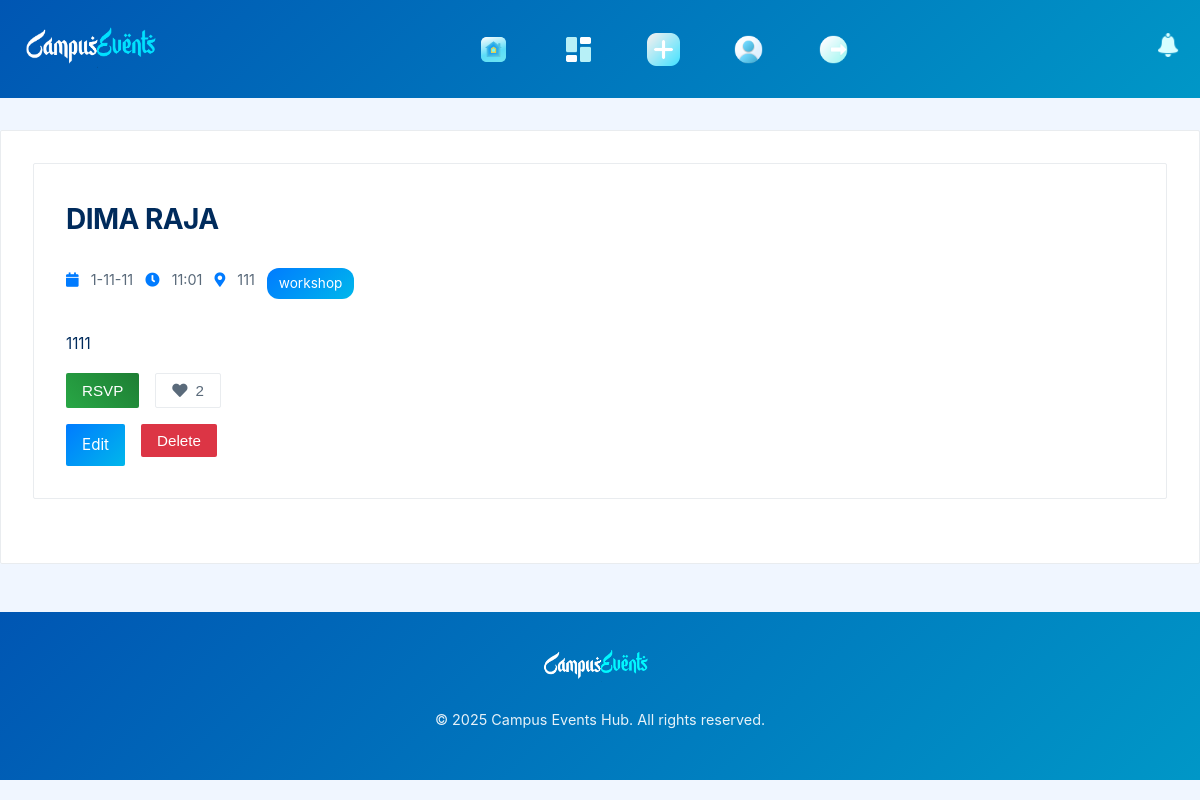
The app's page /events/1 (signed in) with its own data.
### models.py (models this page shows)
class Event(db.Model):
    __tablename__ = 'event'
    id = db.Column(db.Integer, primary_key=True)
    title = db.Column(db.String(100), nullable=False)
    description = db.Column(db.Text, nullable=False)
    date = db.Column(db.Date, nullable=False)
    time = db.Column(db.Time, nullable=False)
    location = db.Column(db.String(100), nullable=False)
    category = db.Column(db.String(50), nullable=False)
    status = db.Column(db.Enum(EventStatus), default=EventStatus.PENDING)
    user_id = db.Column(db.Integer, db.ForeignKey('user.id'), nullable=False)
    likes = db.relationship('Like', backref='event', lazy=True, cascade='all, delete-orphan')
    rsvps = db.relationship('RSVP', backref='event', lazy=True, cascade='all, delete-orphan')
    notifications = db.relationship('Notification', backref='event', lazy=True, cascade='all, delete-orphan')

### app.py (the view)
@app.route('/events/<int:event_id>')
@login_required
def get_event_page(event_id):
    event = Event.query.get_or_404(event_id)
    role= 'admin' if current_user.role == UserRole.ADMIN else 'user'
    return render_template('event.html', event=event,role=role)

### app.py (called while the page is built)
@login_manager.user_loader
def load_user(user_id):
    return User.query.get(int(user_id))

### templates/event.html (shortened to what this page needs)
{% if role == 'admin' %}
    {% extends "admin_base.html" %}
{% else %}
    {% extends "base.html" %}
{% endif %}
{% block css %}
<link rel="stylesheet" href="{{ url_for('static', filename='css/event.css') }}">
{% endblock %}
{% block content %}
<div class="container">
    <div class="event-card">
        <h2>{{ event.title }}</h2>
        <div class="event-meta">
            <span><i class="fas fa-calendar"></i> {{ event.date.strftime('%Y-%m-%d') }}</span>
            <span><i class="fas fa-clock"></i> {{ event.time.strftime('%H:%M') }}</span>
            <span><i class="fas fa-map-marker-alt"></i> {{ event.location }}</span>
            <span class="event-category">{{ event.category }}</span>
        </div>
        <p>{{ event.description }}</p>
        {% if current_user.is_authenticated %}
        <div class="event-actions">
            <button class="btn btn-rsvp" id="rsvp-btn" data-event-id="{{ event.id }}">
                {% if current_user in event.rsvp_users %}
                    Un-RSVP
                {% else %}
                    RSVP
                {% endif %}
            </button>
            <button class="btn btn-heart {% if current_user in event.liked_by %}liked{% endif %}" id="like-btn" data-event-id="{{ event.id }}">
                <i class="fas fa-heart"></i> {{ event.likes|length }}
            </button>
        </div>
        {% endif %}
        {% if current_user.id == event.organizer.id or current_user.role == 'admin' %}
        <div class="event-actions">
            <a href="{{ url_for('edit_event_page', event_id=event.id) }}" class="btn btn-primary">Edit</a>
            <form action="{{ url_for('delete_event', event_id=event.id) }}" method="POST" class="delete-form">
                <button type="submit" class="btn btn-danger delete-btn" data-event-id="{{ event.id }}">Delete</button>
            </form>
        </div>
        {% endif %}
    </div>
</div>
{% endblock %}

### static/css/base.css (style rules this page uses)
:root { --primary-blue: #007bff; --light-blue: #f0f6ff; --white: #ffffff; --dark-blue: #002b5c; --gradient-blue: linear-gradient(135deg, #007bff 0%, #00b7eb 100%); --success-green: #28a745; --danger-red: #dc3545; --gray: #5a6a7a; --font-primary: 'Inter', -apple-system, BlinkMacSystemFont, sans-serif; --transition: all 0.3s ease; --border-radius: 2px; --animation-ease: cubic-bezier(0.4, 0, 0.2, 1); }
* { margin: 0; padding: 0; box-sizing: border-box; }
body { font-family: var(--font-primary); line-height: 1.7; color: var(--dark-blue); background-color: var(--light-blue); font-size: 16px; overscroll-behavior: none; }
h1, h2, h3, h4 { font-weight: 700; color: var(--dark-blue); }
h2 { font-size: 1.75rem; margin-bottom: 1.5rem; letter-spacing: -0.02em; }
p { margin-bottom: 1rem; font-size: 0.95rem; font-weight: 400; }
a { text-decoration: none; color: var(--primary-blue); transition: var(--transition); }
.container { max-width: 1280px; margin: 2rem auto; padding: 2rem; background-color: var(--white); border-radius: var(--border-radius); border: 1px solid #e9ecef; animation: fadeInOpacity 0.4s var(--animation-ease); }
.btn { padding: 0.5rem 1rem; border: none; border-radius: var(--border-radius); font-size: 0.95rem; cursor: pointer; transition: var(--transition); display: inline-flex; align-items: center; gap: 0.5rem; }
.btn-primary { background: var(--gradient-blue); color: var(--white); }
.btn-danger { background-color: var(--danger-red); color: var(--white); }

### static/css/event.css (style rules this page uses)
.event-card { background-color: var(--white); border: 1px solid #e9ecef; border-radius: var(--border-radius); padding: 2rem; margin-bottom: 2rem; transition: background-color var(--transition); }
.event-meta { color: var(--gray); font-size: 0.9rem; margin-bottom: 1rem; display: flex; flex-wrap: wrap; gap: 0.75rem; }
.event-meta i { color: var(--primary-blue); margin-right: 0.5rem; }
.event-category { display: inline-block; background: var(--gradient-blue); color: var(--white); padding: 0.25rem 0.75rem; border-radius: 12px; font-size: 0.85rem; margin-bottom: 1rem; }
.event-actions { display: flex; gap: 1rem; flex-wrap: wrap; margin-top: 1rem; }
.btn-rsvp { background: linear-gradient(45deg, #28a745, #1e7e34); color: var(--white); }
.btn-heart { background-color: var(--white); color: var(--gray); border: 1px solid #e9ecef; display: inline-flex; align-items: center; gap: 0.5rem; }
.delete-form { display: inline; }

### records on screen
Event: title "DIMA RAJA", date "1-11-11", time "11:01", location "111", category "workshop", description "1111"

### other values on screen
{{ event.likes|length }} "2"
